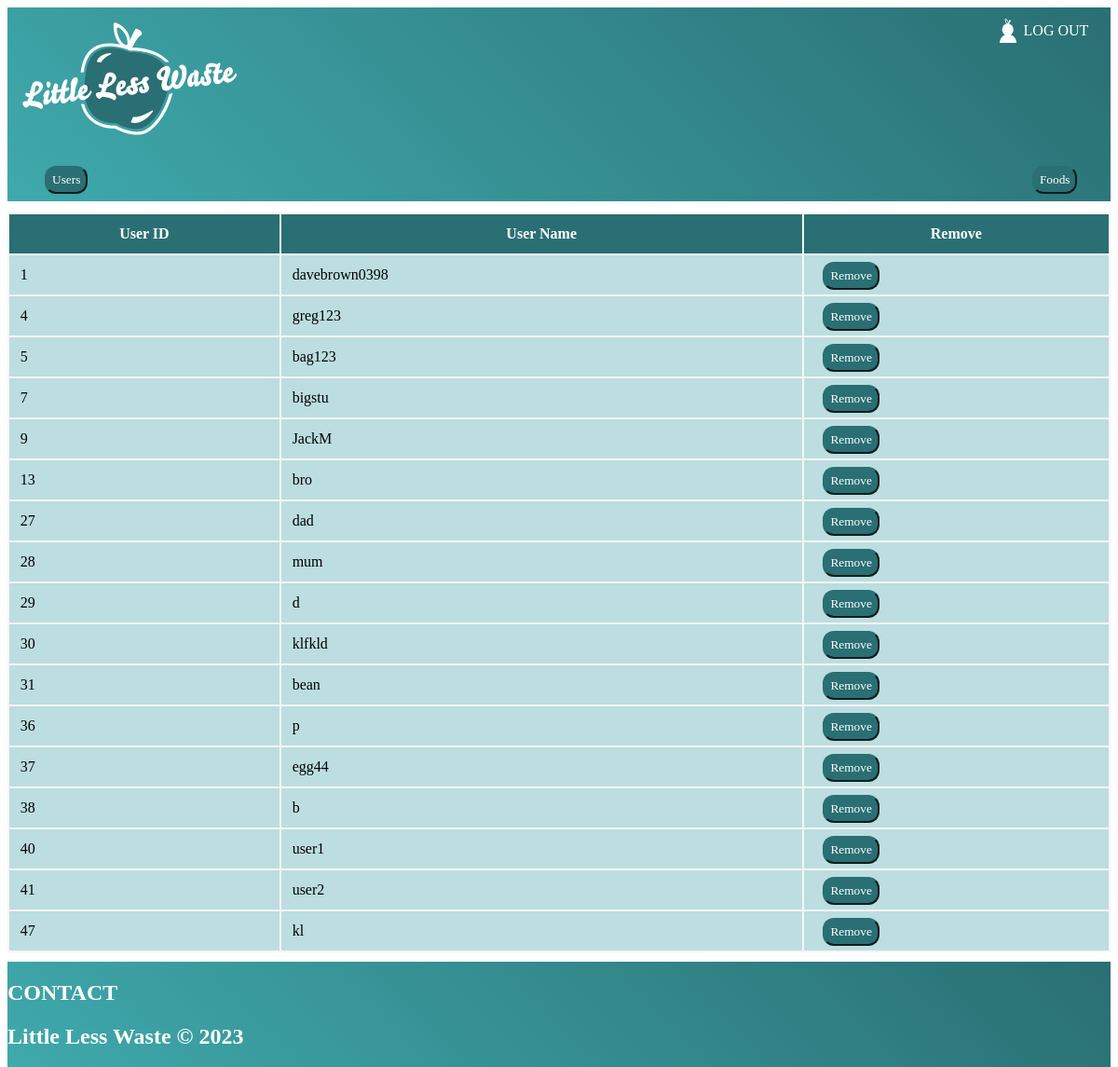
Page /adminhome.php (signed in) on the committed database.
### tables this page shows
CREATE TABLE `llw_user` (
  `user_id` int(11) NOT NULL,
  `user` varchar(50) NOT NULL,
  `email_address` varchar(100) NOT NULL,
  `pword` varchar(20) NOT NULL,
  `user_type` varchar(50) NOT NULL DEFAULT 'user'
);

### User.php (the view, shortened to what this page needs)
<?php
class User
{
    function getAllUsers()
    {
        global $conn;
        $read = "SELECT user_id, user FROM llw_user";
        $result = $conn->query($read);
        $userarray = array();
        while ($row = $result->fetch_assoc()) {
            array_push($userarray, $row);
        }
        return $userarray;
    }
    function displayAllUsers($userarray)
    {
        if (!empty($userarray)) {
            foreach ($userarray as $user) {
                $userid = $user['user_id'];
                $username = $user['user'];
                $postbackself = $_SERVER['PHP_SELF'];
                echo "<tr>
          <td>$userid </td>
          <td>$username</td>
          <td><form action = '$postbackself' method='POST'>
          <button type= 'submit' value= '$userid' name= 'remove' button class='button'>Remove</button></form></td>
      </tr>";
            }
        }
    }
            foreach ($runquery as $data) { ?>
          <?php }
}

### adminhome.php (shortened to what this page needs)
<?php
include('User.php');
$user = new User();
$userarray = $user->getAllUsers();
?>
<!DOCTYPE html>
<html lang="en">
<head>
  <link rel="stylesheet" href="stylesheet.css">
  <header class="userheader">
    <img class="logo" src="./images/LogoNoBG.svg" alt="logo">
    <a href="logout.php">
      <div class=divpersonicon>
        <img class="personicon" src="./images/Person Icon.svg" alt="personicon">
        <p>LOG OUT</p>
      </div>
    </a>
    <nav>
      <ul class="navbar">
        <li><a href="adminhome.php"><button>Users</button></a></li>
        <li><a href="adminpage2.php"><button>Foods</button></a></li>
      </ul>
    </nav>
  </header>
</head>
<body>
  <div class="adminhomegrid">
    <div class="adminhomegrid-item1">
      <table class="inventorytable">
        <thead>
          <tr>
            <th scope="col">User ID</th>
            <th scope="col">User Name</th>
            <th scope="col">Remove</th>
          </tr>
        </thead>
        <tbody>
          <?php
          $displayusers = $user->displayAllUsers($userarray);
          ?>
        </tbody>
      </table>
    </div>
</body>
</body>
<footer>
  <h4>CONTACT</h4>
  <h4>Little Less Waste &copy; 2023</h4>
</footer>
</html>

### stylesheet.css (style rules this page uses)
* { font-family: 'Trebuchet MS'; }
h4 { font-family: 'Trebuchet MS'; color: white; font-size: 1.5em; margin-block-start: 0.83em; margin-block-end: 0.83em; margin-inline-start: 0px; margin-inline-end: 0px; font-weight: bold; }
html { height: 100vh; }
body { height: 100vh; }
.userheader { background-image: linear-gradient(45deg, #3fa9ac, #2a6f73); }
.navbar { font-family: 'Trebuchet MS'; position: relative; display: flex; flex-wrap: wrap-reverse; align-items: center; justify-content: space-between; list-style-type: none; padding-top: 0.5rem; padding-bottom: 0.5rem; padding-right: 3%; margin-bottom: 1%; }
button { font-family: 'Trebuchet MS'; position: relative; overflow: hidden; cursor: pointer; border-radius: 12px; height: 30px; transition: 0.5s; border-color: #2a6f73; color: white; background-color: #2a6f73; }
.logo { height: 20%; width: 20%; padding-left: 1%; padding-top: 1%; }
.divpersonicon { float: right; display: flex; padding-right: 2%; justify-content: flex-end; align-items: center; color: white; }
.personicon { height: 5%; width: 5%; padding-right: 2%; }
footer { grid-area: footer; background-image: linear-gradient(45deg, #3fa9ac, #2a6f73); grid-template-rows: auto; }
.inventorytable { border: none; }
th { background-color: #2a6f73; color: white; padding: 1%; }
td { background-color: #bcdee0; padding-left: 1%; padding-right: 1%; word-wrap:break-word }
.adminhomegrid { height: 70%; font-family: 'Trebuchet MS'; display: grid; grid-template-areas: 'item1 item1 item1 item1' 'item1 item1 item1 item1' 'item1 item1 item1 item1' 'item1 item1 item1 item1' 'item1 item1 item1 item1' 'item1 item1 item1 item1' 'item1 item1 item1 item1' 'footer footer footer footer'; gap: 10px; }
.adminhomegrid-item1 { background-color: #3fa9ac; grid-area: item1; background-color: whitesmoke; display: grid; }
form { font-family: 'Trebuchet MS'; font-weight: 400%; font-size: 100%; padding-left: 3%; line-height: 2.5em; color: white; }

### rows in the picture
llw_user: user_id "1", user "davebrown0398"
llw_user: user_id "4", user "greg123"
llw_user: user_id "5", user "bag123"
llw_user: user_id "7", user "bigstu"
llw_user: user_id "9", user "JackM"
llw_user: user_id "13", user "bro"
llw_user: user_id "27", user "dad"
llw_user: user_id "28", user "mum"
llw_user: user_id "29", user "d"
llw_user: user_id "30", user "klfkld"
llw_user: user_id "31", user "bean"
llw_user: user_id "36", user "p"
llw_user: user_id "37", user "egg44"
llw_user: user_id "38", user "b"
llw_user: user_id "40", user "user1"
llw_user: user_id "41", user "user2"
llw_user: user_id "47", user "kl"
